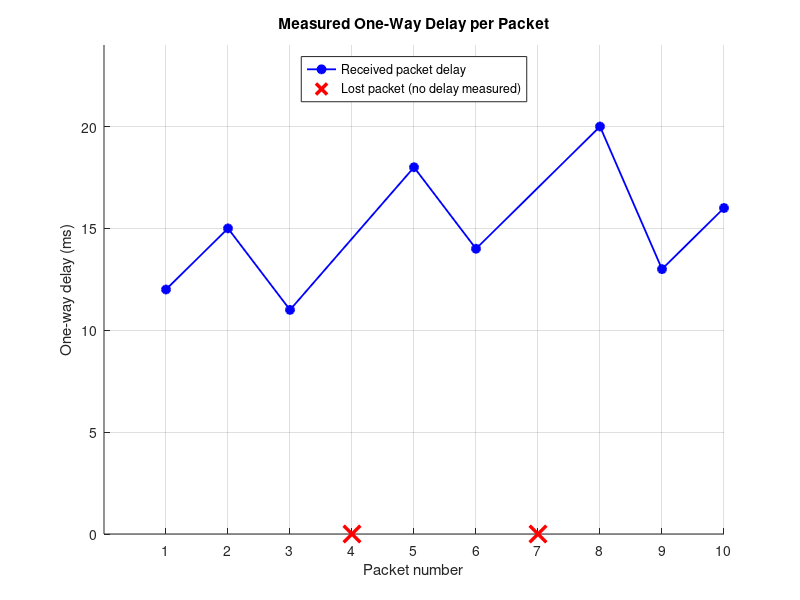

Recreate this plot in MATLAB.
%% Q9 - Packet Loss and Network Performance
clear; clc; close all;

% 1. Data (NaN for lost packets)
pktNum = 1:10;
status = [1 1 1 0 1 1 0 1 1 1];
delay  = [12 15 11 NaN 18 14 NaN 20 13 16];     % ms

% 2. Counts
nTx   = numel(pktNum);
nRx   = sum(status == 1);
nLost = sum(status == 0);

% 3. Ratios
PDR  = nRx   / nTx * 100;
PLR  = nLost / nTx * 100;

% 4. Delay statistics (received packets only)
rxDelay    = delay(status == 1);
meanDelay  = mean(rxDelay);
medDelay   = median(rxDelay);
minDelay   = min(rxDelay);
maxDelay   = max(rxDelay);

% 6. Summary
fprintf('Packets transmitted : %d\n', nTx);
fprintf('Packets received    : %d\n', nRx);
fprintf('Packets lost        : %d\n', nLost);
fprintf('Packet delivery ratio : %.1f %%\n', PDR);
fprintf('Packet loss ratio     : %.1f %%\n', PLR);
fprintf('Mean delay   : %.3f ms\n', meanDelay);
fprintf('Median delay : %.3f ms\n', medDelay);
fprintf('Minimum delay: %.3f ms\n', minDelay);
fprintf('Maximum delay: %.3f ms\n', maxDelay);

% 5. Plot
figure; hold on;
hRx = plot(pktNum(status==1), delay(status==1), 'b-o', 'LineWidth', 1.3, 'MarkerFaceColor', 'b');
lostIdx = find(status == 0);
hLost = plot(pktNum(lostIdx), zeros(size(lostIdx)), 'rx', 'MarkerSize', 12, 'LineWidth', 2.5);
grid on;
legend([hRx hLost], 'Received packet delay', 'Lost packet (no delay measured)', 'Location', 'north');
title('Measured One-Way Delay per Packet');
xlabel('Packet number');
ylabel('One-way delay (ms)');
xticks(pktNum);
ylim([0, maxDelay*1.2]);
hold off;

fprintf('\nInterpretation: a lost packet has no delay measurement at all. Treating it as 0 ms\n');
fprintf('would suggest it arrived instantly, which would drag the mean and minimum delay down\n');
fprintf('and make the network look faster than it really is. Loss is reported separately as the\n');
fprintf('loss ratio, and delay statistics use received packets only.\n');
